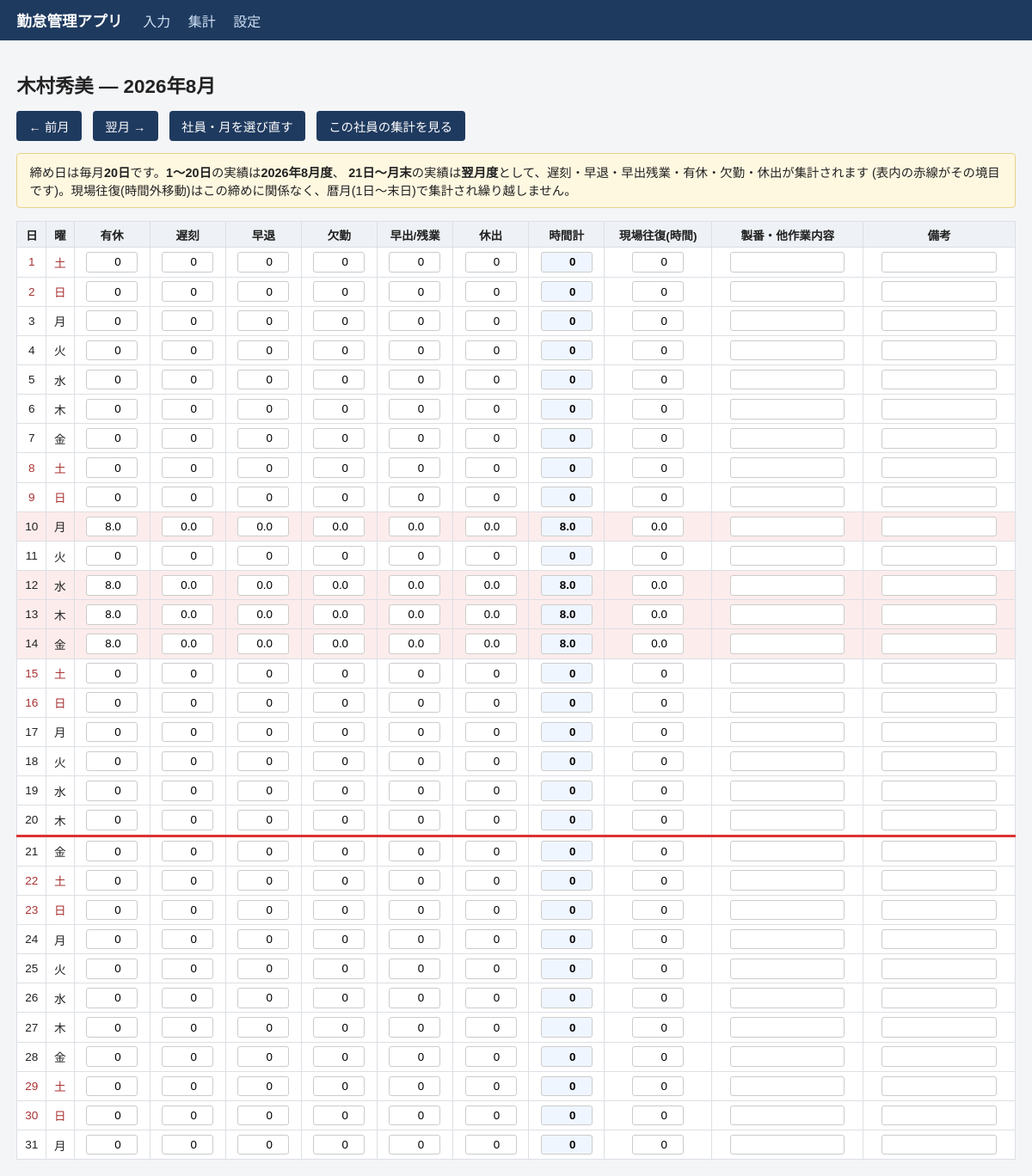
Page /entry/1/2026/8 on the committed database.
### tables this page shows
CREATE TABLE employees (
                id INTEGER PRIMARY KEY AUTOINCREMENT,
                name TEXT NOT NULL UNIQUE,
                sort_order INTEGER NOT NULL,
                active INTEGER NOT NULL DEFAULT 1
            );

CREATE TABLE daily_records (
                id INTEGER PRIMARY KEY AUTOINCREMENT,
                employee_id INTEGER NOT NULL REFERENCES employees(id),
                date TEXT NOT NULL,
                late_hours REAL NOT NULL DEFAULT 0,
                early_leave_hours REAL NOT NULL DEFAULT 0,
                overtime_hours REAL NOT NULL DEFAULT 0,
                holiday_work_hours REAL NOT NULL DEFAULT 0,
                paid_leave_hours REAL NOT NULL DEFAULT 0,
                absence_hours REAL NOT NULL DEFAULT 0,
                total_hours REAL NOT NULL DEFAULT 0,
                job_content TEXT NOT NULL DEFAULT '',
                travel_minutes REAL NOT NULL DEFAULT 0,
                note TEXT NOT NULL DEFAULT '',
                updated_at TEXT NOT NULL, travel_hours REAL NOT NULL DEFAULT 0,
                UNIQUE(employee_id, date)
            );

### app.py (the view)
@app.route("/entry/<int:employee_id>/<int:year>/<int:month>")
def entry(employee_id, year, month):
    employee = db.get_employee(employee_id)
    if not employee:
        return redirect(url_for("index"))
    closing_day = db.get_closing_day()
    standard_hours = db.get_standard_daily_hours()
    records = db.get_records_for_month(employee_id, year, month)
    days_in_month = calendar.monthrange(year, month)[1]
    holiday_dates = db.holiday_dates_in_range(date(year, month, 1), date(year, month, days_in_month))
    weekday_names = ["月", "火", "水", "木", "金", "土", "日"]
    rows = []
    for day in range(1, days_in_month + 1):
        d = date(year, month, day)
        iso = d.isoformat()
        rec = records.get(iso, {})
        label, _, _ = db.get_reporting_period(d, closing_day)
        rows.append({
            "day": day,
            "iso": iso,
            "weekday": weekday_names[d.weekday()],
            "is_weekend": d.weekday() >= 5,
            "is_holiday": iso in holiday_dates,
            "is_closing_day": day == closing_day,
            "reporting_label": label,
            "late_hours": rec.get("late_hours", 0),
            "early_leave_hours": rec.get("early_leave_hours", 0),
            "overtime_hours": rec.get("overtime_hours", 0),
            "holiday_work_hours": rec.get("holiday_work_hours", 0),
            "paid_leave_hours": rec.get("paid_leave_hours", 0),
            "absence_hours": rec.get("absence_hours", 0),
            "total_hours": rec.get("total_hours", 0),
            "job_content": rec.get("job_content", ""),
            "travel_hours": rec.get("travel_hours", 0),
            "note": rec.get("note", ""),
        })
    (py, pm), (ny, nm) = _prev_next_month(year, month)
    return render_template(
        "entry.html",
        employee=employee, year=year, month=month, rows=rows,
        closing_day=closing_day, standard_hours=standard_hours,
        prev_year=py, prev_month=pm, next_year=ny, next_month=nm,
    )

### app.py (called while the page is built)
@app.before_request
def _ensure_db():
    db.init_db()

def _prev_next_month(year, month):
    prev_year, prev_month = (year - 1, 12) if month == 1 else (year, month - 1)
    next_year, next_month = (year + 1, 1) if month == 12 else (year, month + 1)
    return (prev_year, prev_month), (next_year, next_month)

### db.py (called while the page is built)
@contextmanager
def get_conn():
    conn = sqlite3.connect(DB_PATH)
    conn.row_factory = sqlite3.Row
    conn.execute("PRAGMA foreign_keys = ON")
    try:
        yield conn
        conn.commit()
    finally:
        conn.close()

def get_setting(key, default=None):
    with get_conn() as conn:
        row = conn.execute("SELECT value FROM settings WHERE key = ?", (key,)).fetchone()
        return row["value"] if row else default

def get_closing_day():
    return int(get_setting("closing_day", "20"))

def get_standard_daily_hours():
    return float(get_setting("standard_daily_hours", "8"))

def get_employee(employee_id):
    with get_conn() as conn:
        row = conn.execute("SELECT * FROM employees WHERE id = ?", (employee_id,)).fetchone()
        return dict(row) if row else None

def holiday_dates_in_range(start: date, end: date):
    with get_conn() as conn:
        rows = conn.execute(
            "SELECT date FROM holidays WHERE date BETWEEN ? AND ?",
            (start.isoformat(), end.isoformat()),
        ).fetchall()
        return {r["date"] for r in rows}

def _clamp_day(year, month, day):
    last = calendar.monthrange(year, month)[1]
    return min(day, last)

def get_reporting_period(d: date, closing_day: int):
    if d.day <= closing_day:
        rep_year, rep_month = d.year, d.month
    else:
        rep_year, rep_month = d.year, d.month
        rep_month += 1
        if rep_month == 13:
            rep_month = 1
            rep_year += 1
    period_end = date(rep_year, rep_month, _clamp_day(rep_year, rep_month, closing_day))
    prev_month = rep_month - 1
    prev_year = rep_year
    if prev_month == 0:
        prev_month = 12
        prev_year -= 1
    period_start = date(prev_year, prev_month, _clamp_day(prev_year, prev_month, closing_day + 1))
    label = f"{rep_year:04d}-{rep_month:02d}"
    return label, period_start, period_end

### templates/entry.html (shortened to what this page needs)
{% extends "base.html" %}
{% block content %}
<h1>{{ employee.name }} — {{ year }}年{{ month }}月</h1>
<div class="toolbar">
  <a class="btn" href="{{ url_for('entry', employee_id=employee.id, year=prev_year, month=prev_month) }}">← 前月</a>
  <a class="btn" href="{{ url_for('entry', employee_id=employee.id, year=next_year, month=next_month) }}">翌月 →</a>
  <a class="btn" href="{{ url_for('index') }}">社員・月を選び直す</a>
  <a class="btn" href="{{ url_for('summary', employee_id=employee.id, year=year, month=month) }}">この社員の集計を見る</a>
</div>
<p class="note-box">
  締め日は毎月<strong>{{ closing_day }}日</strong>です。<strong>1〜{{ closing_day }}日</strong>の実績は<strong>{{ year }}年{{ month }}月度</strong>、
  <strong>{{ closing_day + 1 }}日〜月末</strong>の実績は<strong>翌月度</strong>として、遅刻・早退・早出残業・有休・欠勤・休出が集計されます
  (表内の赤線がその境目です)。現場往復(時間外移動)はこの締めに関係なく、暦月(1日〜末日)で集計され繰り越しません。
</p>
<div class="table-wrap">
<table class="entry-table" id="entry-table" data-standard-hours="{{ standard_hours }}">
  <thead>
    <tr>
      <th>日</th>
      <th>曜</th>
      <th>有休</th>
      <th>遅刻</th>
      <th>早退</th>
      <th>欠勤</th>
      <th>早出/残業</th>
      <th>休出</th>
      <th>時間計</th>
      <th>現場往復(時間)</th>
      <th>製番・他作業内容</th>
      <th>備考</th>
    </tr>
  </thead>
  <tbody>
    {% for r in rows %}
    <tr class="{{ 'holiday' if r.is_holiday else '' }} {{ 'weekend' if r.is_weekend else '' }} {{ 'closing-day' if r.is_closing_day else '' }}"
        data-date="{{ r.iso }}">
      <td class="day-cell">{{ r.day }}</td>
      <td class="weekday-cell">{{ r.weekday }}</td>
      <td><input type="number" step="0.5" min="0" class="cell" data-field="paid_leave_hours" value="{{ r.paid_leave_hours }}"></td>
      <td><input type="number" step="0.5" min="0" class="cell" data-field="late_hours" value="{{ r.late_hours }}"></td>
      <td><input type="number" step="0.5" min="0" class="cell" data-field="early_leave_hours" value="{{ r.early_leave_hours }}"></td>
      <td><input type="number" step="0.5" min="0" class="cell" data-field="absence_hours" value="{{ r.absence_hours }}"></td>
      <td><input type="number" step="0.5" min="0" class="cell" data-field="overtime_hours" value="{{ r.overtime_hours }}"></td>
      <td><input type="number" step="0.5" min="0" class="cell" data-field="holiday_work_hours" value="{{ r.holiday_work_hours }}"></td>
      <td><input type="number" step="0.5" min="0" class="cell total-cell" data-field="total_hours" value="{{ r.total_hours }}"></td>
      <td><input type="number" step="0.5" min="0" class="cell" data-field="travel_hours" value="{{ r.travel_hours }}"></td>
      <td><input type="text" class="cell wide" data-field="job_content" value="{{ r.job_content }}"></td>
      <td><input type="text" class="cell wide" data-field="note" value="{{ r.note }}"></td>
    </tr>
    {% endfor %}
  </tbody>
</table>
</div>
{% endblock %}

### static/style.css (style rules this page uses)
* { box-sizing: border-box; }
body { font-family: "Yu Gothic UI", "Meiryo", sans-serif; margin: 0; background: #f4f5f7; color: #222; }
h1 { font-size: 1.4em; }
button, .btn { background: #1f3a5f; color: #fff; border: none; border-radius: 4px; padding: 0.5em 1em; cursor: pointer; text-decoration: none; font-size: 0.9em; display: inline-block; }
.toolbar { display: flex; align-items: center; gap: 0.8em; margin-bottom: 0.8em; flex-wrap: wrap; }
.note-box { background: #fff8e1; border: 1px solid #e6d28a; border-radius: 4px; padding: 0.7em 1em; font-size: 0.9em; }
.table-wrap { overflow-x: auto; }
table { border-collapse: collapse; width: 100%; background: #fff; }
th, td { border: 1px solid #dcdfe4; padding: 0.35em 0.45em; font-size: 0.85em; text-align: center; }
th { background: #eef1f5; position: sticky; top: 0; }
.entry-table td input { width: 4.5em; border: 1px solid #ccc; border-radius: 3px; padding: 0.25em; text-align: right; }
.entry-table td input.wide { width: 10em; text-align: left; }
.entry-table td input.total-cell { font-weight: bold; background: #f0f6ff; }
.entry-table tr.weekend td.day-cell, .entry-table tr.weekend td.weekday-cell { color: #a83232; }
.entry-table tr.holiday { background: #fdecec; }
.entry-table tr.closing-day td { border-bottom: 3px solid #d33; }

### rows in the picture
employees: name "木村秀美"
daily_records: day "10", weekday "月", paid_leave_hours "8.0", late_hours "0.0", early_leave_hours "0.0", absence_hours "0.0", overtime_hours "0.0", holiday_work_hours "0.0", total_hours "8.0", travel_hours "0.0"
daily_records: day "12", weekday "水", paid_leave_hours "8.0", late_hours "0.0", early_leave_hours "0.0", absence_hours "0.0", overtime_hours "0.0", holiday_work_hours "0.0", total_hours "8.0", travel_hours "0.0"
daily_records: day "13", weekday "木", paid_leave_hours "8.0", late_hours "0.0", early_leave_hours "0.0", absence_hours "0.0", overtime_hours "0.0", holiday_work_hours "0.0", total_hours "8.0", travel_hours "0.0"
daily_records: day "14", weekday "金", paid_leave_hours "8.0", late_hours "0.0", early_leave_hours "0.0", absence_hours "0.0", overtime_hours "0.0", holiday_work_hours "0.0", total_hours "8.0", travel_hours "0.0"

### other values in the picture
{{ year }} "2026"
{{ month }} "8"
{{ closing_day }} "20"
{{ closing_day + 1 }} "21"
{{ r.day }} "1" "2" "3" "4" "5" "6" "7" "8" "9" "11" "15" "16" "17" "18" "19" "20" "21" "22" "23" "24" "25" "26" "27" "28" "29" "30" "31"
{{ r.weekday }} "土" "日" "月" "火" "水" "木" "金" "土" "日" "火" "土" "日" "月" "火" "水" "木" "金" "土" "日" "月" "火" "水" "木" "金" "土" "日" "月"
